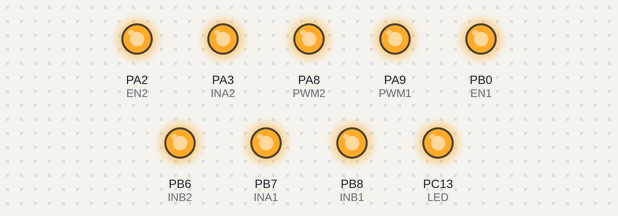
Bench run of a sketch on a simulated STM32 Blue Pill. Shown: output pins drawn as LEDs (lit = HIGH).

Above: at 2.0 s.
Timing chart, 0 to 5.2 s (numbered marks = the images above):
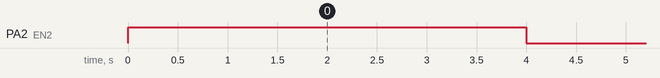

The sketch:

cantest.ino
```cpp
HardwareTimer timer(3);

#include <mcp_can.h>
#include <SPI.h>

#define SPI_CS_PIN PA4
MCP_CAN CAN (SPI_CS_PIN);

//-------------------------------------
// Pin Definitions

#define LED PC13

#define PWM1 PA9
#define INB1 PB8
#define INA1 PB7
#define EN1  PB0

#define PWM2 PA8
#define INB2 PB6
#define INA2 PA3
#define EN2  PA2

// Function Declarations
void initAndClearOutputs ();
void initPWM ();
void initCAN ();

#define SEND_LED EN2
#define RECV_LED PWM1

//-------------------------------------
// Main

#define INTERVAL 2000
unsigned long timeLast;
unsigned char recvBuf[8] = {0, 0, 0, 0, 0, 0, 0, 0};
unsigned char sendBuf[8] = {0, 0, 0, 0, 0, 0, 0, 0};

#define SEND_ID 0x00
#define STD_FRAME 0

void setup () {
  initAndClearOutputs ();
  initCAN ();
  timeLast = millis();
}

void loop () {
  unsigned long timeCurr = millis();

  if (CAN_MSGAVAIL == CAN.checkReceive())
  {
    unsigned char len = 0;
    CAN.readMsgBuf(&len, recvBuf);
    unsigned long canID = CAN.getCanId();

    if (len == 0)
      digitalWrite (LED, LOW);
    else {
      digitalWrite (LED, HIGH);
      digitalWrite (RECV_LED, recvBuf[0]);
    }
  }

  if (timeCurr - timeLast >= INTERVAL)
  {
    sendBuf[0] = !sendBuf[0];
    digitalWrite (SEND_LED, sendBuf[0]);
    CAN.sendMsgBuf (SEND_ID, STD_FRAME, 1, sendBuf);
    timeLast = timeCurr;
  }
}


//-------------------------------------
// Function definitions

void initCAN () {
  Serial.begin(115200);
  digitalWrite (LED, LOW);

  while (CAN_OK != CAN.begin(CAN_500KBPS))
  {
      digitalWrite (LED, HIGH);
      delay (500);
      digitalWrite (LED, LOW);
      delay (500);
  }

  digitalWrite (LED, HIGH);
}

void initPWM () {
  timer.setPrescaleFactor(4);
  timer.setOverflow(1024);
  timer.refresh();
}

void initAndClearOutputs () {
  pinMode (LED, OUTPUT);
  pinMode (PWM1, OUTPUT);
  pinMode (INB1, OUTPUT);
  pinMode (INA1, OUTPUT);
  pinMode (EN1, OUTPUT);
  pinMode (PWM2, OUTPUT);
  pinMode (INB2, OUTPUT);
  pinMode (INA2, OUTPUT);
  pinMode (EN2, OUTPUT);

  digitalWrite (LED, HIGH);
  digitalWrite (PWM1, HIGH);
  digitalWrite (INB1, HIGH);
  digitalWrite (INA1, HIGH);
  digitalWrite (EN1, HIGH);
  digitalWrite (PWM2, HIGH);
  digitalWrite (INB2, HIGH);
  digitalWrite (INA2, HIGH);
  digitalWrite (EN2, HIGH);
}
```

Measured:
- by itself, PA2 (EN2): alternates HIGH for 2.0 s and LOW for 2.0 s
